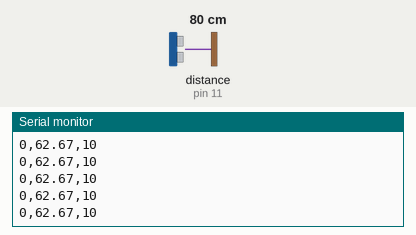
Recording of a sketch running on a simulated Arduino Uno, built with avr-gcc and run on an emulated ATmega328P. Parts: the last lines printed to the serial monitor. Wiring (inferred from the names in the program): ultrasonic range finder: trigger pin 12; echo pin 11. Inputs (shaded band) come from the test bench; at power-on: distance to the obstacle (sensor on pin 11) 80 cm. The echo pulse lasts 58.3 µs per cm.

Above: at 1.2 s.
1.3 s: distance to the obstacle (sensor on pin 11) set to 9 cm
At 2.0 s:
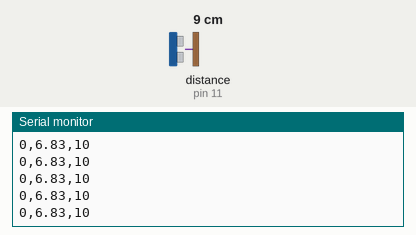
4.3 s: distance to the obstacle (sensor on pin 11) set to 4 cm
At 5.1 s:
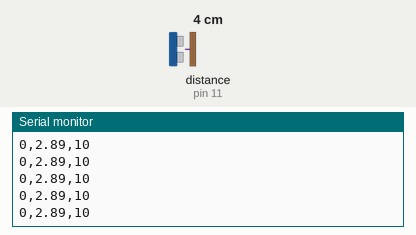
Timing chart, 0 to 7.3 s (numbered marks = the images above; inputs shaded):
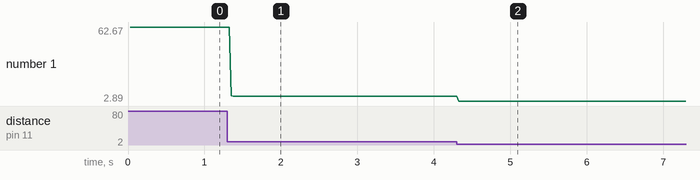

The sketch:

33_Measure_Distance_With_SR04Sensor.ino
```cpp
const int Pin_Trig = 12;
const int Pin_Echo = 11;
const String msg_1 = "Time : ";
const String msg_2 = " Distance : ";

int pingTravelTime;
void setup() {
  // put your setup code here, to run once:
  pinMode(Pin_Trig, OUTPUT);
  pinMode(Pin_Echo, INPUT);
  Serial.begin(9600);
}

// float S2D(int time) {
//   return time * (0.0343 / 2);
// }

float S2D(int time) {
  return time * (0.013464);
}

void loop() {
  // put your main code here, to run repeatedly:
  digitalWrite(Pin_Trig, LOW);
  delayMicroseconds(10);
  digitalWrite(Pin_Trig, HIGH);
  delayMicroseconds(10);
  digitalWrite(Pin_Trig, LOW);
  pingTravelTime = pulseIn(Pin_Echo, HIGH);
  delay(25);
  Serial.print(0);
  Serial.print(",");
  Serial.print(S2D(pingTravelTime));
  Serial.print(",");
  Serial.println(10);
}
```

Measured:
- after the input at 1.3 s, the serial monitor: prints a new line after 0.05 s (image 1)
- after the input at 4.3 s, the serial monitor: prints a new line at once (image 2)
- plotted number 1: 62.67 → 6.83 after the input at 1.3 s, 6.83 → 2.89 after the input at 4.3 s
